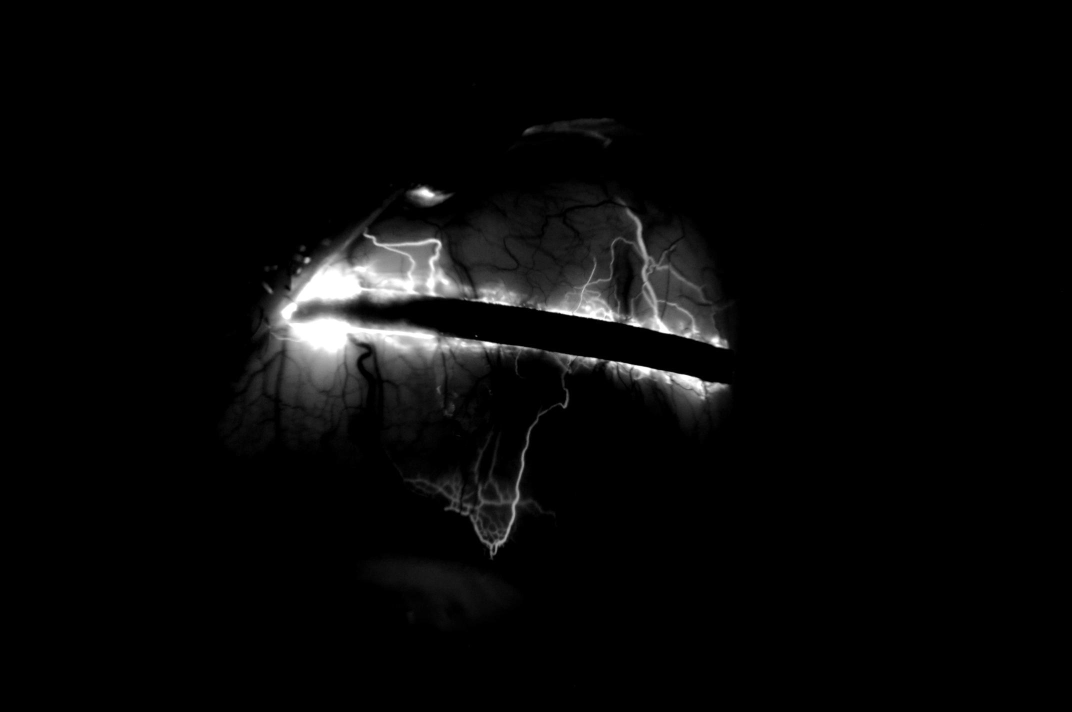
#> input picture image/0122_20191112_114226_Fluorescein_001 (2).JPG, 2144 x 1424 px (shown at 1/2 size)
$ python demo_arch_with_round.py   (older library calls are emulated)
#> lines starting #> are read from the running program, lines starting #| are printed output that depends on the picture; after the words box and inside, x2 and y2 are one past the last pixel; in counts of white or black regions, pixels touching at a corner belong together
from pathlib import Path
from tkinter import filedialog
from PIL import Image, ImageFont, ImageDraw
#from numpy import *
#from pylab import *
from time import time

current_dir = Path.cwd() # путь текущей директории
filename = filedialog.askopenfilename(initialdir = current_dir, # initialdir = "/run/media/rick/DATA/Kazahi"
 title = "Select imagefile", filetypes = (("JPG files", "*.JPG"),("jpeg files", "*.jpeg"),
 										("jpg files", "*.jpg"),("png files", "*.png"),
 										("bmp files", "*.bmp"),("all files", "*.*")))
#> the answer given: image/0122_20191112_114226_Fluorescein_001 (2).JPG
print(filename) # вывод окна для выбора требуемого видеофайла
'''

img = Image.new("L", (600, 660))
clr = img.getpixel((25, 45))
# [4 lines of commented-out code are left out]

for i in range(int(img.size[0])):
	for j in range(int(img.size[1]*0.5)):
		img.putpixel((i, j), 255)

img.show()
img.save("picture3.png")
'''

image = Image.open(filename).convert('L')
#> image is the input picture: PIL image 2144x1424 L; min 0, max 255, mean 8.2
#image.show()
#print(str(filename)[-44:-4])
#print(image.mode)

# Подготавливает маску, рисуя её в <antialias> раз больше и
# затем уменьшая, чтобы получилось сглаженно.
def prepare_mask(size, antialias = 2, p = 390):
    mask = Image.new('L', (size[0] * antialias, size[1] * antialias), 0)
    #p = 390
    parametr = (mask.size[0] - p, mask.size[1] - p)
    ImageDraw.Draw(mask).ellipse((radius, radius) + parametr, fill=255)
    print(parametr)
    print((radius, radius) + parametr)
    return mask.resize(size, Image.ANTIALIAS)

# Обрезает и масштабирует изображение под заданный размер.
# Вообще, немногим отличается от .thumbnail, но по крайней мере
# у меня результат получается куда лучше.
def crop(im, s):
    w, h = im.size
    k = w / s[0] - h / s[1]
    if k > 0: im = im.crop(((w - h) / 2, 0, (w + h) / 2, h))
    elif k < 0: im = im.crop((0, (h - w) / 2, w, (h + w) / 2))
    return im.resize(s, Image.ANTIALIAS)

size = (600, 600)
radius = 300

# [7 lines of commented-out code are left out]

image = crop(image, size)
#> in crop, `if k > 0: im = im.crop(((w - h) / 2, 0, (w + h) / 2, h))`:
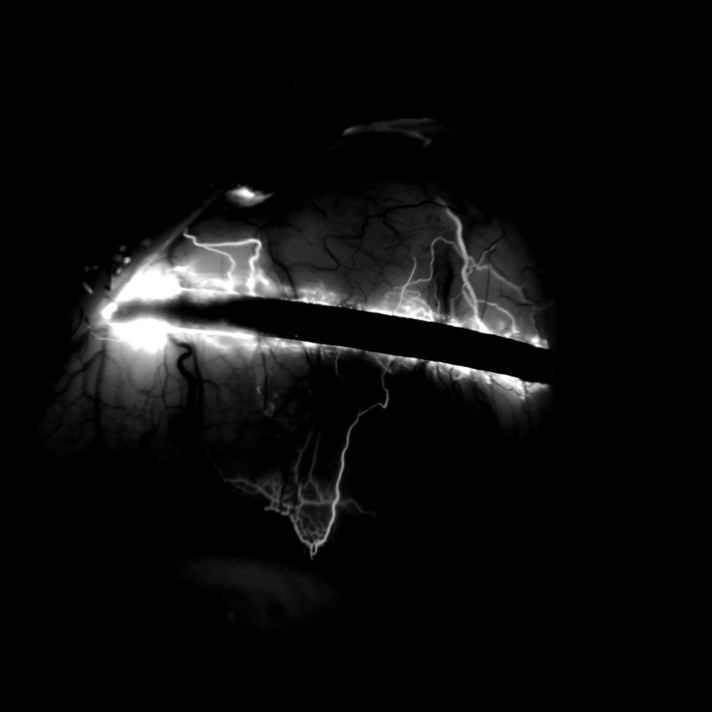
#> im: PIL image 1424x1424 L (shown at 1/2 size); min 0, max 255, mean 12.3
image.putalpha(prepare_mask(size, 6))
#> in prepare_mask, `mask = Image.new('L', (size[0] * antialias, size[1] * antialias), 0)`: mask: PIL image 3600x3600 L; every value is 0
#> in prepare_mask, `ImageDraw.Draw(mask).ellipse((radius, radius) + parametr, fill=255)`:
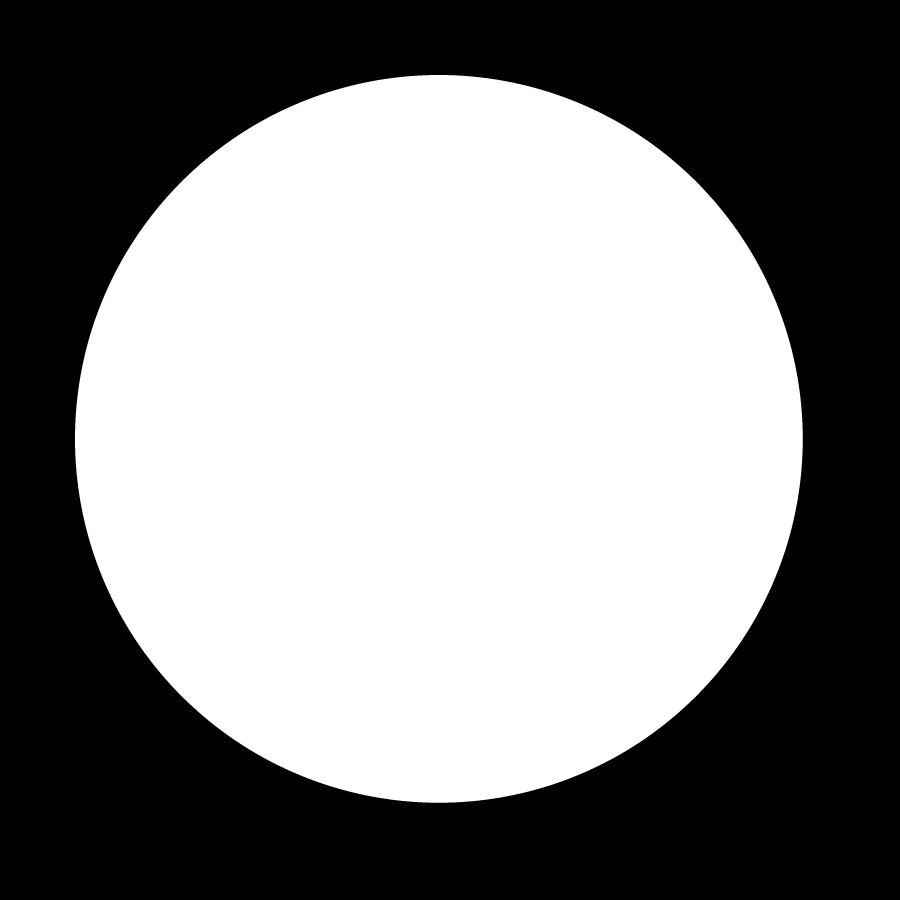
#> mask: PIL image 3600x3600 L (shown at 1/4 size); 51.4% white; 1 black region, box (x1, y1, x2, y2) and area: (0, 0, 3600, 3600) 6305023
#| (3210, 3210)
#| (300, 300, 3210, 3210)
#> in prepare_mask, `return mask.resize(size, Image.ANTIALIAS)`:
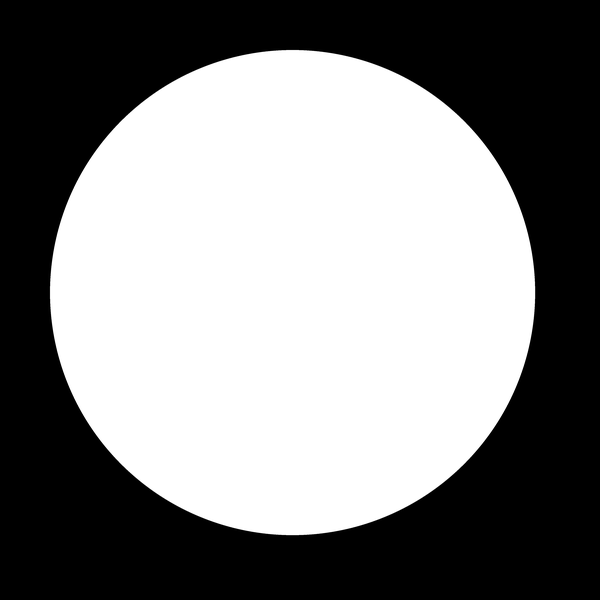
#> returned value: PIL image 600x600 L; min 0, max 255, mean 130.9
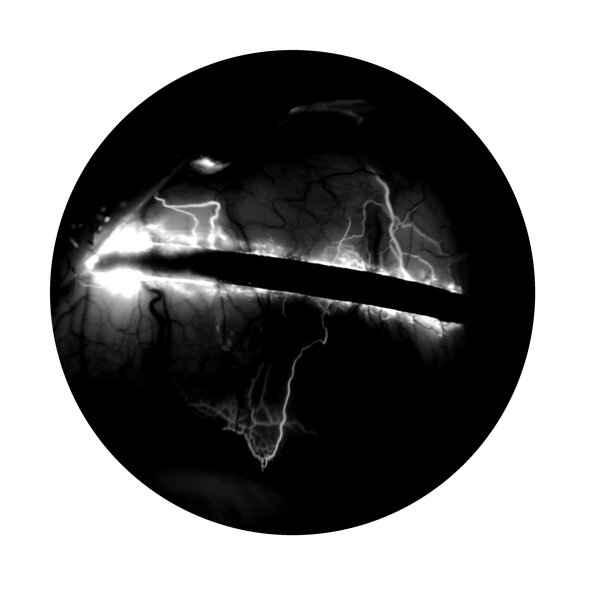
#> image: PIL image 600x600 LA; mean R, G, B, A 12.3, 12.3, 12.3, 130.9; transparent parts drawn white
image = image.convert('L')

k_size = 0.5 # коэффициент сжатия изображения
image = image.resize((int(image.size[0]*k_size),int(image.size[1]*k_size)))
#> image: PIL image 300x300 L
# [7 lines of commented-out code are left out]

N = 0 # счётчик
M = 255 # условие max
L = 100 # min

new_im = []

start = time()
#print(image.size[0])
for i in range(image.size[0]):
	for j in range(image.size[1]):
		# print(type(image))
		# print(type(image.getpixel((i,j))))
		if (image.getpixel((i,j)) >= L) and (image.getpixel((i,j)) <= M):
			N += 1
			new_im.append((i,j,image.getpixel((i,j))))
#> after the loop, N = 3980; new_im = 3980 items, first 6: (39, 132, 105), (39, 133, 111), (39, 134, 106), (39, 135, 105), (39, 136, 110), (39, 137, 102)
#print(image.getpixel((25, 45)))
#print(new_im)
#print(new_im[0][0])
print("N = ", N)
#| N =  3980
percent = N/(image.size[0]*image.size[1])*100
#> percent = 4.42
print("Size = ", image.size[0]*image.size[1])
#| Size =  90000
#print(f"N / {image.size[0]}*{image.size[1]} = {percent:.03f}%")
print("Result = {0:.3f}%".format(percent))
#| Result = 4.422%

new_image = Image.new("L", (image.size[0], image.size[1]))
#> new_image: PIL image 300x300 L; every value is 0

for i in range(len(new_im)):
	new_image.putpixel((new_im[i][0], new_im[i][1]), new_im[i][2])
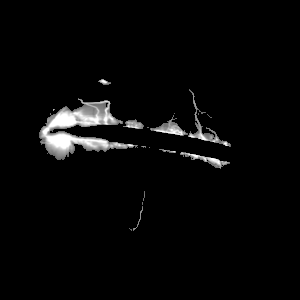
#> new_image: PIL image 300x300 L; min 0, max 255, mean 7.8

new_image = crop(new_image, size)
new_image.putalpha(prepare_mask(size, 6))
#| (3210, 3210)
#| (300, 300, 3210, 3210)
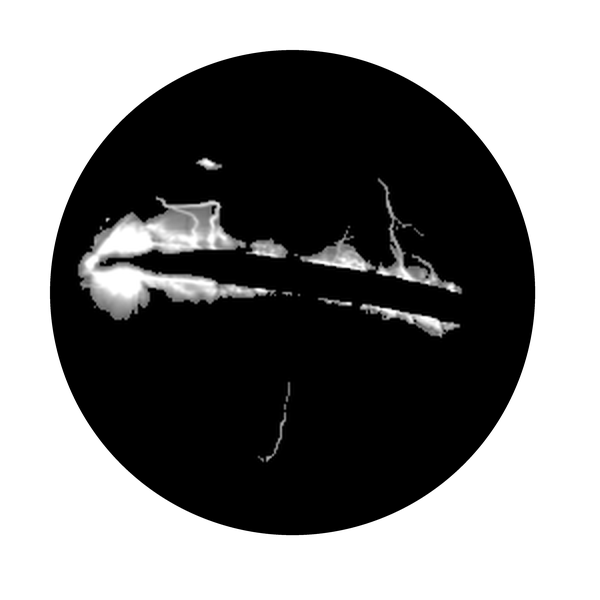
#> new_image: PIL image 600x600 LA; mean R, G, B, A 7.9, 7.9, 7.9, 130.9; transparent parts drawn white
#new_image.show()

draw = ImageDraw.Draw(new_image) # для отрисовки текста на изображении
front_size = int(66*k_size**2)
font = ImageFont.truetype("san-serif.ttf", front_size) # параметры текста
k_x = 0.35
k_y = 0.12
draw.text((int(new_image.size[0]*k_x), int(new_image.size[1]*k_y)),"Result: {0:.3f}%".format(percent), 255,font=font) # наносим текст на изображение
draw.text((int(new_image.size[0]*k_x), int(new_image.size[1]*k_y)+front_size),"(L = {}, M = {})".format(L, M), 255,font=font)
#print(L, M)
new_image.save("results/result_{}.png".format(str(filename)[-11:-4]))
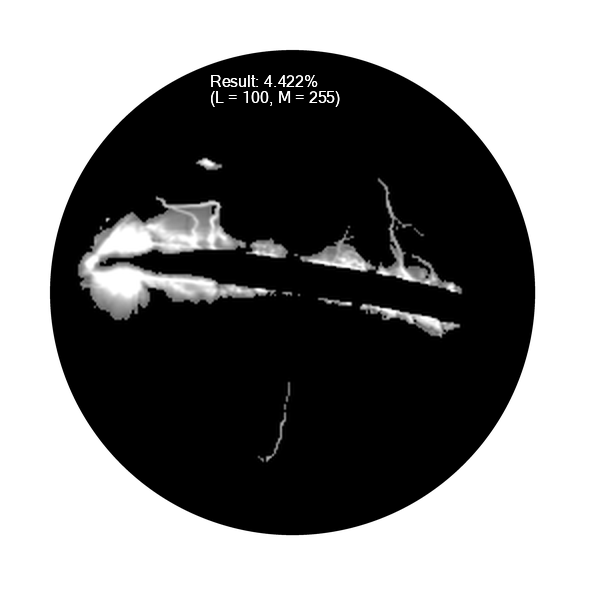
#> saved as result_001 (2).png: PIL image 600x600 LA; mean R, G, B, A 8.4, 8.4, 8.4, 130.4; transparent parts drawn white

#image.save("results/{}.png".format('result6_1'))
#new_image.save("results/{}.png".format('result7_1'))

print("Time {} s".format(float(round((time()-start)*1e3)/1e3)))

$ run again, on image/0122_20191112_114432_Fluorescein_001 (4).JPG
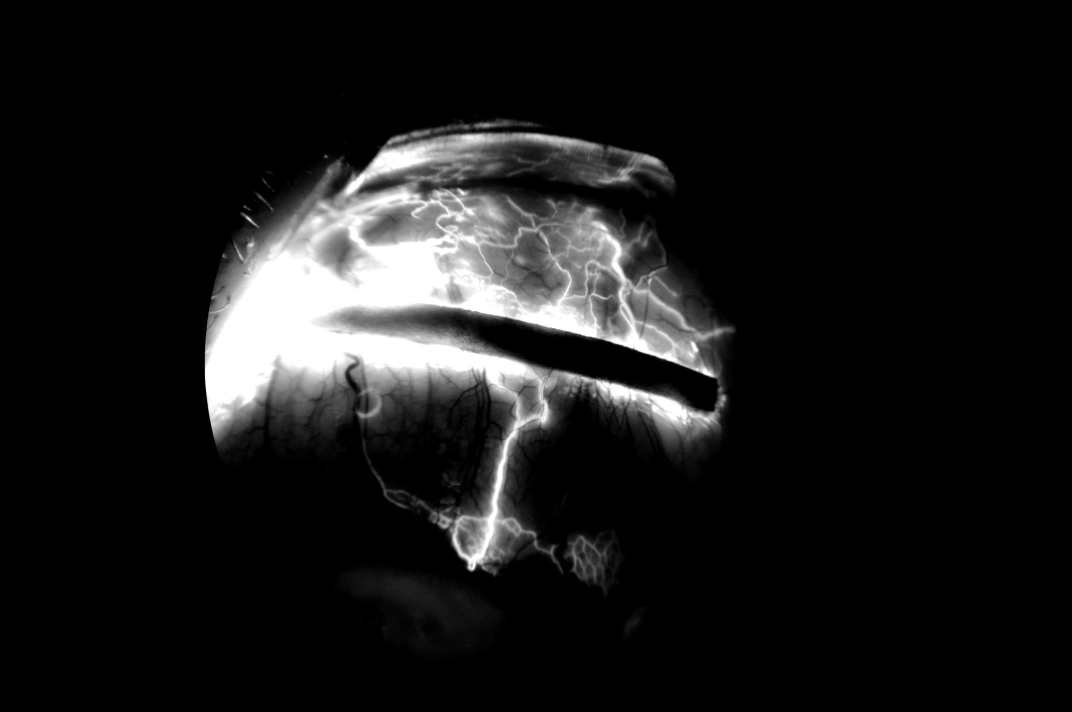
#> input picture image/0122_20191112_114432_Fluorescein_001 (4).JPG, 2144 x 1424 px (shown at 1/2 size)
#> image is the input picture: PIL image 2144x1424 L; min 0, max 255, mean 25
#| (3210, 3210)
#| (300, 300, 3210, 3210)
#> after the loop `for i in range(image.size[0]):`: N = 14970; new_im = 14970 items, first 6: (10, 151, 101), (10, 152, 106), (10, 153, 110), (10, 154, 120), (10, 155, 127), (10, 156, 128)
#| N =  14970
#> percent = 16.63
#| Size =  90000
#| Result = 16.633%
#> after the loop `for i in range(len(new_im)):`:
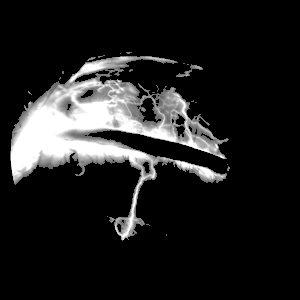
#> new_image: PIL image 300x300 L; min 0, max 255, mean 31.9
#| (3210, 3210)
#| (300, 300, 3210, 3210)
#> `new_image.save("results/result_{}.png".format(str(filename)[-11:-4]))`:
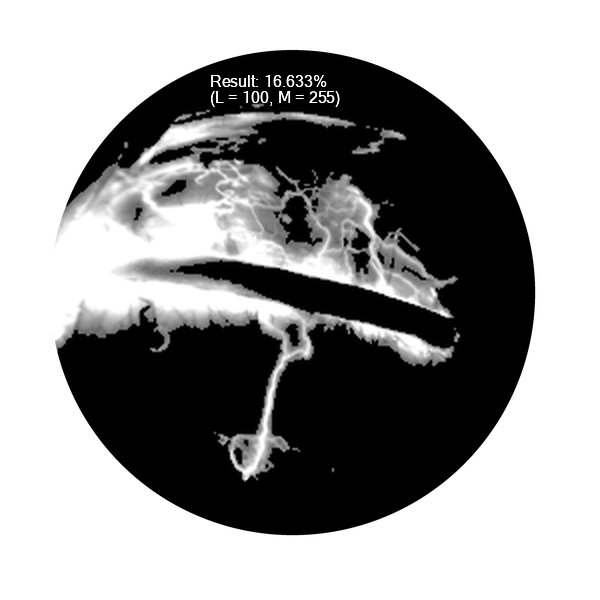
#> saved as result_001 (4).png: PIL image 600x600 LA; mean R, G, B, A 32.7, 32.7, 32.7, 130.4; transparent parts drawn white
